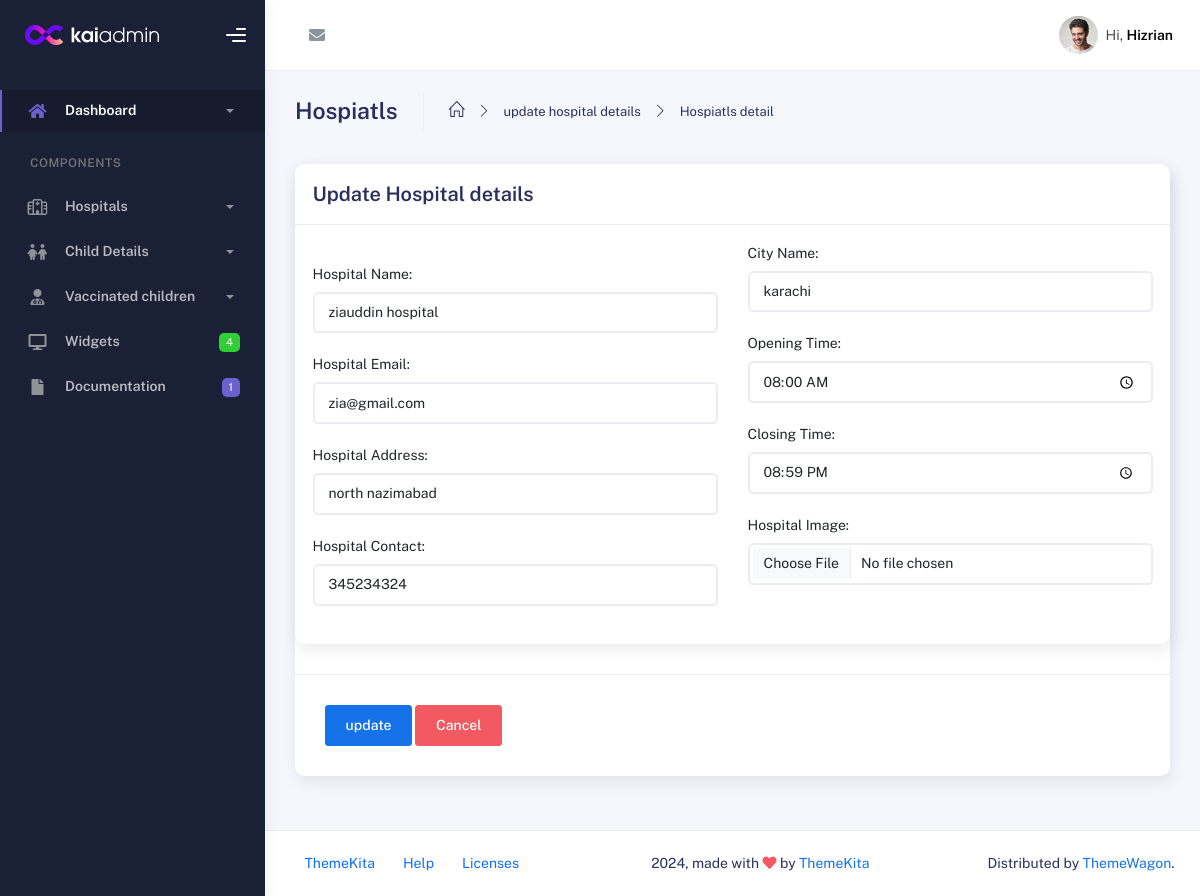
The page /Admin/admin_panel/forms/edit.php?id=48 on the database its author committed.
### tables this page shows
CREATE TABLE `hospital_det` (
  `id` int(11) NOT NULL,
  `hosp_name` varchar(255) NOT NULL,
  `hosp_email` varchar(255) NOT NULL,
  `hosp_address` varchar(255) NOT NULL,
  `hosp_contact` int(11) NOT NULL,
  `hosp_city` varchar(255) NOT NULL,
  `hosp_opt` time NOT NULL,
  `hosp_clot` time NOT NULL,
  `hosp_image` varchar(255) NOT NULL
);

### Admin/admin_panel/forms/edit.php (the view)
  <?php
include("../f_shared/f_header.php");
include("../f_shared/f_sidebar.php");
$hos_id=$_GET['id'];
$connection=mysqli_connect("localhost","root","","vaccine");
$edit_quer="SELECT * FROM hospital_det WHERE id = '{$hos_id}'";
$edit_run=mysqli_query($connection,$edit_quer);
$edit_row=mysqli_fetch_assoc($edit_run);
  ?>
      <div class="main-panel">
      <?php
include("../f_shared/f_nav.php");
?>
        <div class="container">
          <div class="page-inner">
            <div class="page-header">
              <h3 class="fw-bold mb-3">Hospiatls</h3>
              <ul class="breadcrumbs mb-3">
                <li class="nav-home">
                  <a href="#">
                    <i class="icon-home"></i>
                  </a>
                </li>
                <li class="separator">
                  <i class="icon-arrow-right"></i>
                </li>
                <li class="nav-item">
                  <a href="#">update hospital details</a>
                </li>
                <li class="separator">
                  <i class="icon-arrow-right"></i>
                </li>
                <li class="nav-item">
                  <a href="#">Hospiatls detail</a>
                </li>
              </ul>
            </div>
            <form action="update.php" method="post" enctype="multipart/form-data">
              <div class="card">
            <div class="row">
              <div class="col-md-12">
                <div class="card">
                  <div class="card-header">
                    <div class="card-title">Update Hospital details</div>
                  </div>
                  <div class="card-body">
                    <div class="row">
                      <div class="col-lg-6 col-md-8">
                      <input type="hidden" class="form-control"  name="id" value="<?php echo $edit_row['id'];?>"> <br>
                        <label for="hos_name" class="form-label text-dark">Hospital Name:</label>
                        <input type="text" class="form-control"  name="hos_name" value="<?php echo $edit_row['hosp_name'];?>"> <br>
                        <label for="hos_email" class="form-label text-dark">Hospital Email:</label>
                        <input type="email" class="form-control"  value="<?php echo $edit_row['hosp_email'];?>" name="hos_email"> <br>
                        <label for="hos_address" class="form-label text-dark">Hospital Address:</label>
                        <input type="text" class="form-control" value="<?php echo $edit_row['hosp_address'];?>" name="hos_address"> <br>
                        <label for="hos_cont" class="form-label text-dark">Hospital Contact:</label>
                        <input type="tel" class="form-control" value="<?php echo $edit_row['hosp_contact'];?>" name="hos_cont"> <br>
                      </div>
                      <div class="col-lg-6 col-md-8">
                        <label for="hos_city" class="form-label text-dark" >City Name:</label><br>
                        <input type="text" class="form-control" name="hos_city"  value="<?php echo $edit_row['hosp_city'];?>"><br>
                        <label for="hos_opt" class="form-label text-dark" >Opening Time:</label><br>
                        <input type="time" class="form-control" name="hos_opt" value="<?php echo $edit_row['hosp_opt'];?>"><br>
                        <label for="hos_clot" class="form-label text-dark" >Closing Time:</label><br>
                        <input type="time" class="form-control" name="hos_clot" value="<?php echo $edit_row['hosp_clot'];?>"><br>
                        <label for="hos_img" class="form-label text-dark" >Hospital Image:</label><br>
                        <input type="file" class="form-control" value="<?php echo $edit_row['hosp_image'];?>" name="hos_img" ><br>
                      </div>
                     </div>
                    </div>
                  </div>
                  <div class="card-action">
                    <input type="submit" value="update" name="hos_update" class="btn btn-primary">
                    <button class="btn btn-danger">Cancel</button>
                  </div>
                </div>
              </div>
            </form>
            </div>
          </div>
        </div>
        <?php
include("../f_shared/f_footer.php");
?>

### rows shown on the page
hospital_det: hos_name "ziauddin hospital", hos_email "zia@gmail.com", hos_address "north nazimabad", hos_cont "345234324", hos_city "karachi", hos_opt "08:00:00", hos_clot "20:59:00"
